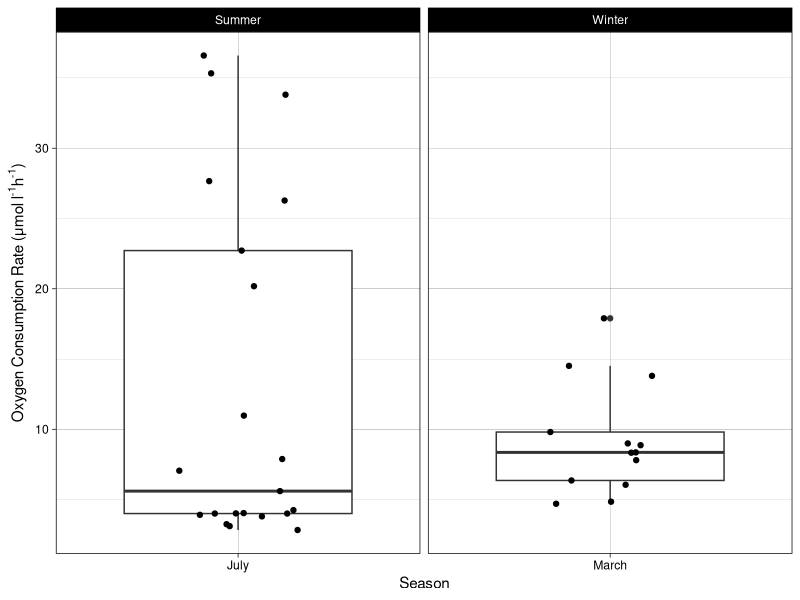
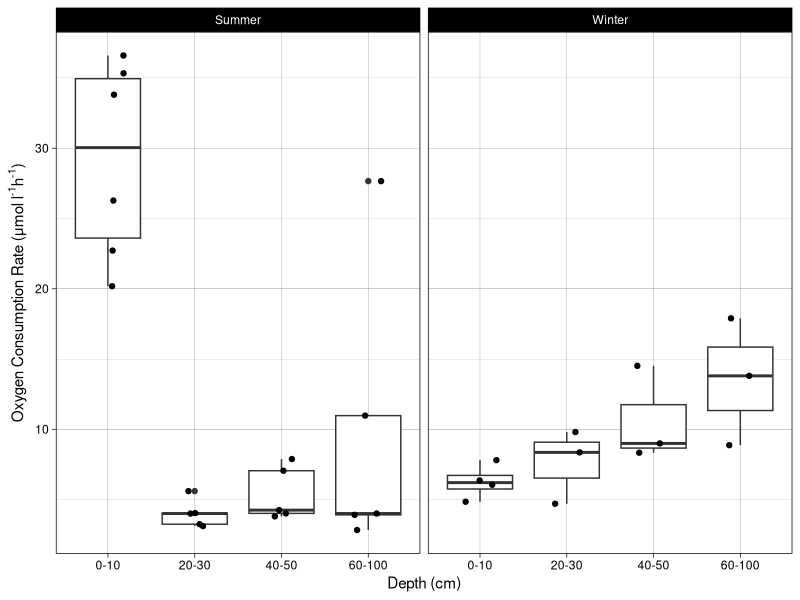
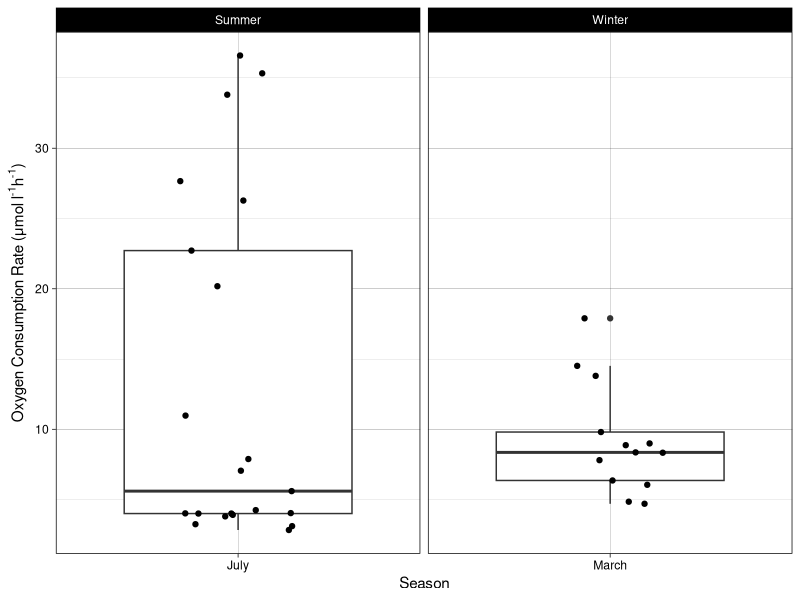
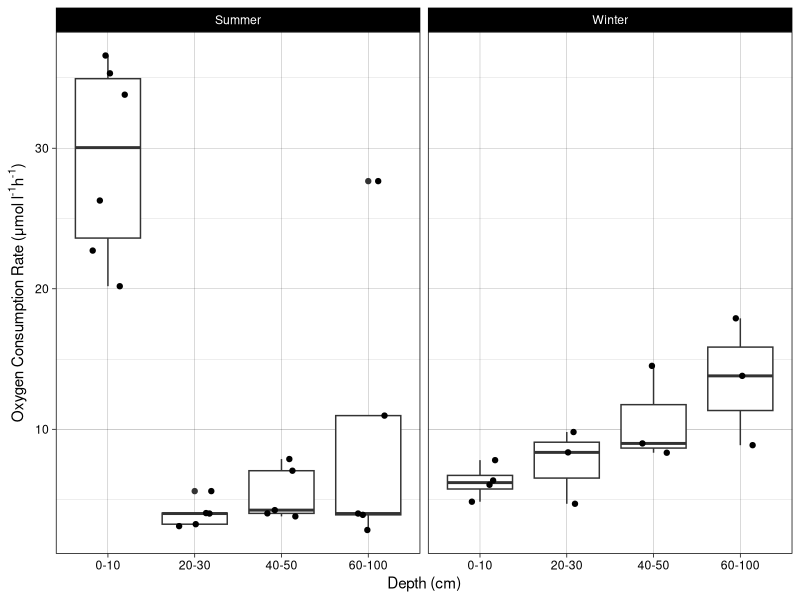

R code for these plots, in order:
library("ggplot2")
library("dplyr")
library("tidyverse")

#http://ggplot2.tidyverse.org/reference/facet_grid.html
#http://ggplot2.tidyverse.org/reference/geom_boxplot.html

setwd("/home/kai/Desktop/grad_school/marmic/lab_rotations/rotation_3/Spiekeroog_biogeo/week4/rates_box_plots")

data <- read.csv(file = "final_rates_data.csv",header = TRUE)

data <- mutate(data, oxygen_consumption_rate_uM_per_h_corrected = abs(oxygen_consumption_rate_uM_per_h_corrected ))

# plot <- data %>% 
#         ggplot(aes(depth_factor, oxygen_consumption_rate_uM_per_h_corrected)) +
#         geom_boxplot(aes(colour = Month)) +
#         geom_jitter(width = 0.2) +
#         ylab(expression(paste("Oxygen Consumption Rate (μmol l"^"-1" * "h"^"-1"* ")" ))) +
#         xlab("Depth (cm)")
# 
# 
# plot

winter_summer_plot <- data %>% 
  ggplot(aes(month, oxygen_consumption_rate_uM_per_h_corrected)) +
  theme_linedraw() +
  geom_boxplot() +
  geom_jitter(width = 0.2) +
  ylab(expression(paste("Oxygen Consumption Rate (μmol l"^"-1" * "h"^"-1"* ")" ))) +
  xlab("Season") +
  facet_grid(. ~ Month , scales = "free", space = "free")

winter_summer_plot

# summer_plot <- filter(data, Month == "Summer") %>% 
#   ggplot(aes(depth_factor, oxygen_consumption_rate_uM_per_h_corrected)) +
#   theme_linedraw() +
#   geom_boxplot() +
#   geom_jitter(width = 0.2) +
#   ylab(expression(paste("Oxygen Consumption Rate (μmol l"^"-1" * "h"^"-1"* ")" ))) +
#   xlab("Depth (cm)") +
#   labs(subtitle = "Summer") +
#   theme(plot.subtitle=element_text(size=18, hjust=0.5, face="italic", color="black"))
# 
# 
# summer_plot
# 
# winter_plot <- filter(data, Month == "Winter") %>% 
#   ggplot(aes(depth_factor, oxygen_consumption_rate_uM_per_h_corrected)) +
#   theme_linedraw() +
#   geom_boxplot() +
#   geom_jitter(width = 0.2) +
#   ylab(expression(paste("Oxygen Consumption Rate (μmol l"^"-1" * "h"^"-1"* ")" ))) +
#   xlab("Depth (cm)") +
#   labs(subtitle = "Winter") +
#   theme(plot.subtitle=element_text(size=18, hjust=0.5, face="italic", color="black"))
# 
# winter_plot

depths_plot <- data %>% 
  ggplot(aes(depth_factor, oxygen_consumption_rate_uM_per_h_corrected)) +
  theme_linedraw() +
  geom_boxplot() +
  geom_jitter(width = 0.2) +
  ylab(expression(paste("Oxygen Consumption Rate (μmol l"^"-1" * "h"^"-1"* ")" ))) +
  xlab("Depth (cm)") +
  facet_grid(. ~ Month , scales = "free", space = "free")

depths_plot


ggsave(filename = "/home/kai/Desktop/grad_school/marmic/lab_rotations/rotation_3/Spiekeroog_biogeo/week4/rates_box_plots/summer_winter_comparison.jpeg", 
       plot =  winter_summer_plot, width = 6, height = 4)

ggsave(filename = "/home/kai/Desktop/grad_school/marmic/lab_rotations/rotation_3/Spiekeroog_biogeo/week4/rates_box_plots/depth_comparison.jpeg", 
       plot =  depths_plot, width = 6, height = 4)


